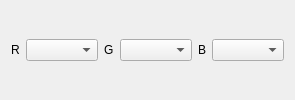
             <widget class="QWidget" name="page_ResImg_Color">
              <layout class="QGridLayout" name="gridLayout_17">
               <item row="0" column="4">
                <widget class="QLabel" name="label_Gra_B">
                 <property name="sizePolicy">
                  <sizepolicy hsizetype="Maximum" vsizetype="Preferred">
                   <horstretch>0</horstretch>
                   <verstretch>0</verstretch>
                  </sizepolicy>
                 </property>
                 <property name="maximumSize">
                  <size>
                   <width>16777215</width>
                   <height>16777215</height>
                  </size>
                 </property>
                 <property name="text">
                  <string>B</string>
                 </property>
                </widget>
               </item>
               <item row="0" column="0">
                <widget class="QLabel" name="label_Gra_R">
                 <property name="sizePolicy">
                  <sizepolicy hsizetype="Maximum" vsizetype="Preferred">
                   <horstretch>0</horstretch>
                   <verstretch>0</verstretch>
                  </sizepolicy>
                 </property>
                 <property name="maximumSize">
                  <size>
                   <width>16777215</width>
                   <height>16777215</height>
                  </size>
                 </property>
                 <property name="text">
                  <string>R</string>
                 </property>
                </widget>
               </item>
               <item row="0" column="1">
                <widget class="QComboBox" name="comboBox_Gra_R"/>
               </item>
               <item row="0" column="3">
                <widget class="QComboBox" name="comboBox_Gra_G"/>
               </item>
               <item row="0" column="2">
                <widget class="QLabel" name="label_Gra_G">
                 <property name="sizePolicy">
                  <sizepolicy hsizetype="Maximum" vsizetype="Preferred">
                   <horstretch>0</horstretch>
                   <verstretch>0</verstretch>
                  </sizepolicy>
                 </property>
                 <property name="maximumSize">
                  <size>
                   <width>16777215</width>
                   <height>16777215</height>
                  </size>
                 </property>
                 <property name="text">
                  <string>G</string>
                 </property>
                </widget>
               </item>
               <item row="0" column="5">
                <widget class="QComboBox" name="comboBox_Gra_B"/>
               </item>
              </layout>
             </widget>
